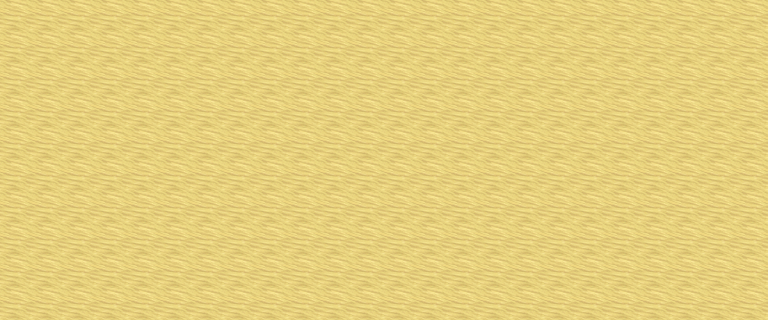

Tiled map render using the project's own tile images. Description and the whole map definition, tile-layer contents included, below:
An orthogonal 24x10 tile map with 32x32 px tiles, 1 tile layer (camada1piso).

<map version="1.5" tiledversion="1.7.2" orientation="orthogonal" renderorder="right-down" width="24" height="10" tilewidth="32" tileheight="32" infinite="0" nextlayerid="6" nextobjectid="1">
 <editorsettings>
  <export target="fase2camada1piso.tmx" format="tmx" />
 </editorsettings>
 <tileset firstgid="1" source="tile.tsx" />
 <layer id="3" name="camada1piso" width="24" height="10">
  <data encoding="csv">
625,625,625,625,625,625,625,625,625,625,625,625,625,625,625,625,625,625,625,626,626,626,626,626,
625,625,625,625,625,625,625,625,625,625,625,625,625,625,625,625,625,625,625,626,642,642,642,642,
625,625,625,625,625,625,625,625,625,625,625,625,625,625,625,625,625,625,625,626,625,625,641,642,
625,625,625,625,625,625,625,625,625,625,625,625,625,625,625,625,625,625,625,626,625,625,641,642,
625,625,625,625,625,625,625,625,625,625,625,625,625,625,625,625,625,625,625,626,625,625,641,642,
625,625,625,625,625,625,625,625,625,625,625,625,625,625,625,625,625,625,625,626,625,625,641,642,
625,625,625,625,625,625,625,626,625,625,625,625,625,625,625,625,625,625,625,626,625,625,626,626,
625,625,625,625,641,641,625,626,626,626,626,626,626,626,626,626,626,626,626,626,626,626,626,642,
625,625,625,641,641,642,641,625,626,642,642,642,642,642,642,642,642,642,642,642,642,642,642,642,
625,625,625,625,625,625,625,641,642,625,625,625,625,625,641,641,641,641,641,641,641,642,641,642
</data>
 </layer>
</map>
